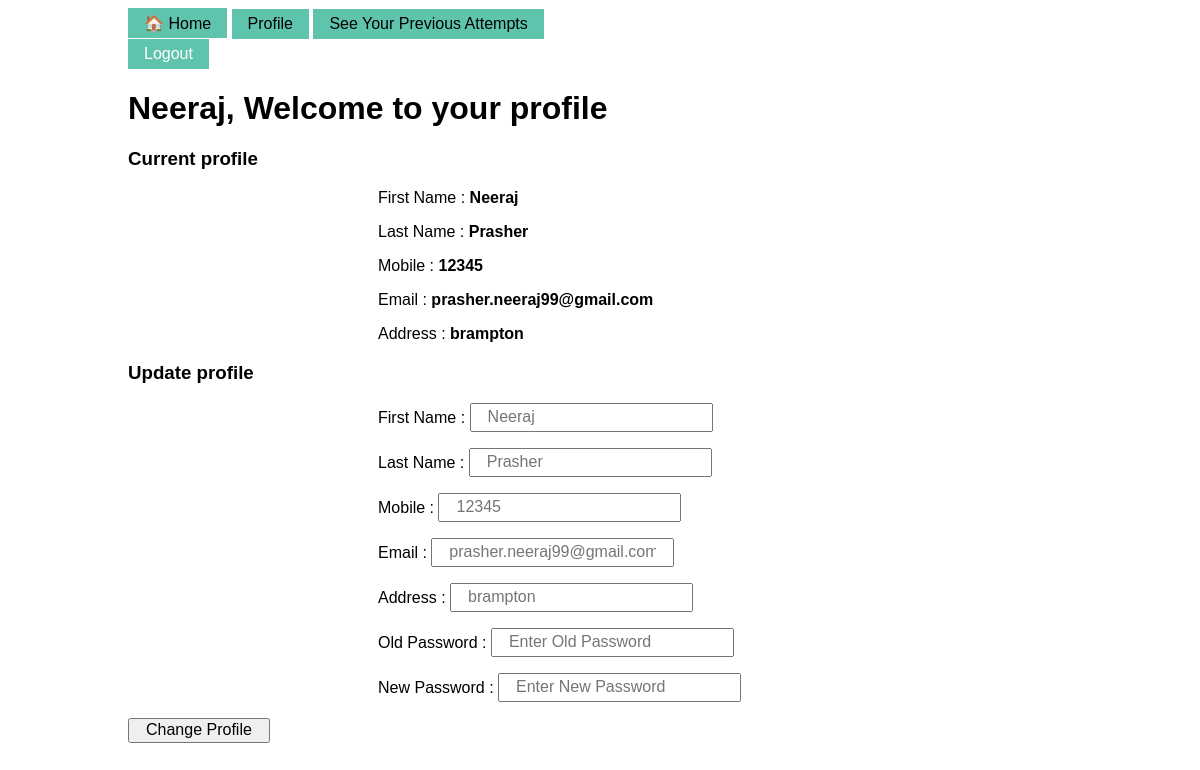
The page /examsystem/userprofile.php (signed in) on the database its author committed.
### tables this page shows
CREATE TABLE `registration` (
  `First_name` varchar(50) NOT NULL,
  `Last_name` varchar(50) NOT NULL,
  `Mobile` int(11) NOT NULL,
  `Email` varchar(255) NOT NULL,
  `Address` varchar(255) NOT NULL,
  `Password` varchar(255) NOT NULL
);

### examsystem/userprofile.php (the view, shortened to what this page needs)
<?php
require('database.php');
if (!isset($_SESSION['email'])) {
    header('location:index.php');
}
else {
?>
<!DOCTYPE html>
<html lang="en">
<head>
  <link rel="stylesheet" href="main.css">
</head>
<body>
<main>
        <button class = "stylebutton">
            <a href="./landingpage.php"><span>&#x1F3E0;</span> Home</a>
        </button>
        <button class = "stylebutton">
            <a href="./userprofile.php">Profile</a>
        </button>
        <button class = "stylebutton">
            <a href="./attempts.php">See Your Previous Attempts</a>
        </button>
        <form action="./index.php" method="post">
        <button type="submit" class = "stylebutton" name="logout">
            Logout
        </button>
        </form>
        <h1> <?php
        echo $_SESSION['First_name'];
        ?>, Welcome to your profile</h1>
        <?php
        $email = $_SESSION['email'];
        $querygetthisuser = 'SELECT * FROM registration WHERE email = :email';
        $statement = $db->prepare($querygetthisuser);
        $statement->bindValue(':email', $email);
        $statement->execute();
        $thisuser = $statement->fetch();
        ?>
        <h3>Current profile</h3>
            <p><span>First Name :</span>
                <span>
                    <b>
                    <?php echo $thisuser['First_name']; ?>
                    </b>
                </span>
            </p>
            <p><span>Last Name :</span>
                <span>
                    <b>
                    <?php echo $thisuser['Last_name']; ?>
                    </b>
                </span>
            </p>
            <p><span>Mobile :</span>
                <span>
                    <b>
                    <?php echo $thisuser['Mobile']; ?>
                    </b>
                </span>
            </p>
            <p><span>Email :</span>
                <span>
                    <b>
                    <?php echo $thisuser['Email']; ?>
                    </b>
                </span>
            </p>
            <p><span>Address :</span>
                <span>
                    <b>
                    <?php echo $thisuser['Address']; ?>
                    </b>
                </span>
            </p>
            <h3>Update profile</h3>
            <form action="./userprofile.php" method="post">
            <p><span>First Name :</span>
                <input type="text" name="updatefirstname" placeholder="<?php echo $thisuser['First_name']; ?>">
            </p>
            <p><span>Last Name :</span>
                <input type="text" name="updatelastname" placeholder="<?php echo $thisuser['Last_name']; ?>">
            </p>
            <p><span>Mobile :</span>
                <input type="text" name="updatemobile" placeholder="<?php echo $thisuser['Mobile']; ?>">
            </p>
            <p><span>Email :</span>
                <input type="text" name="updateemail" placeholder="<?php echo $thisuser['Email']; ?>">
            </p>
            <p><span>Address :</span>
                <input type="text" name="updateaddress" placeholder="<?php echo $thisuser['Address']; ?>">
            </p>
            <p><span>Old Password :</span>
                <input type="password" name="oldpassword" placeholder="Enter Old Password">
            </p>
            <p><span>New Password :</span>
                <input type="password" name="newpassword" placeholder="Enter New Password">
            </p>
                <input type="submit" name="changeprofile" value="Change Profile">
            </form>
    </main>
</body>
</html>
<?php
}
?>

### examsystem/main.css (style rules this page uses)
body { position: absolute; left: 10%; right: 10%; min-width: 820px; font-family: Arial, Helvetica, sans-serif; }
p { padding-left: 250px; position: relative; text-align: left; }
input { height: 25px; padding: 0 1em; font-size: 1em; }
.stylebutton { background:rgba(26, 171, 138, 0.7); color:#fff; border:none; position:relative; height:30px; font-size:1em; padding:0 1em; cursor:pointer; transition:800ms ease all; outline:none; }
.stylebutton:before,button:after { content:''; position: absolute; top:0; right:0; height:2px; width:0; background: rgba(26, 171, 138, 1);; transition:400ms ease all; }
.stylebutton:after { right:inherit; top:inherit; left:0; bottom:0; }
a { text-decoration: none; color: black; }

### rows shown on the page
registration: First_name "Neeraj", Last_name "Prasher", Mobile "12345", Email "prasher.neeraj99@gmail.com", Address "brampton", updatefirstname "Neeraj", updatelastname "Prasher", updatemobile "12345", updateemail "prasher.neeraj99@gmail.com", updateaddress "brampton"

### other values the page prints
$_SESSION['First_name'] "Neeraj"
